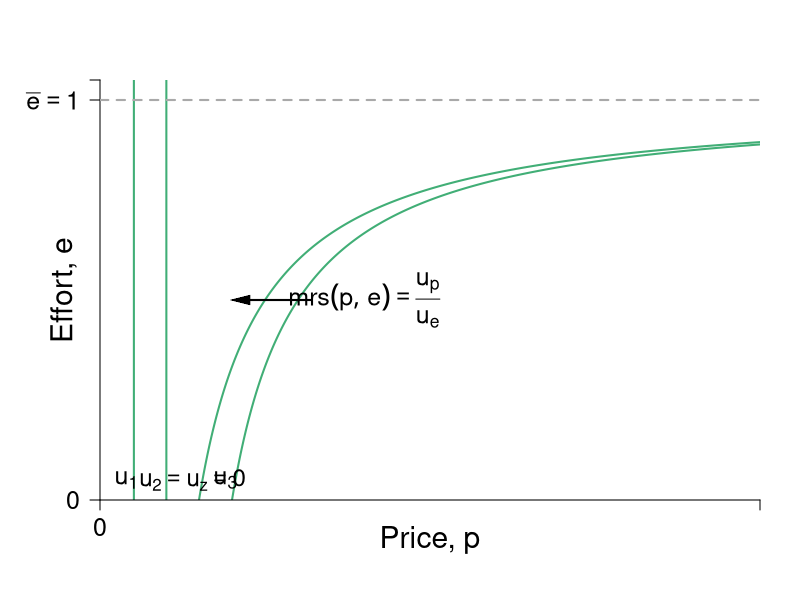

The R script that drew this image:
require(shape)
pdf(file = "employment/employment_price_initial_indiff_revised.pdf", width = 9, height = 7)

#Set parameters for graphics
axislabelsize <- 1.8
labelsize <- 1.5
namesize <- 1.8
annotatesize <- 1.5
graphlinewidth <- 2
segmentlinewidth <- 1.5

COL <- c("#7fc97f", "#beaed4", "#fdc086", "#ffff99", "#386cb0", "#f0027f", "#bf5b17", "#666666")
COLA <- c("#e0f3db", "#99d8c9","#66c2a4","#41ae76", "#238b45", "#005824")
COLB <- c("#4eb3d3", "#2b8cbe", "#0868ac","#084081")

#Parameters for figures
u1 <- 4
u2 <- 10
u3 <- 16
a1 <- 2
a2 <- 2
a3 <- 2


workerU <- function(y, e, ulineu = 2) {
  y - (ulineu) / (1 - e)
}

PCFn <- function(delta, mu = 16) {
  delta/mu
}


WorkerIndiff <- function(y, ulineu = 2, ulevel = 2) {
  1 - ulineu / (y - ulevel)
}

#The derivative for the function q = 1 - delta/(p - u) = delta/p - u)^2;
#From that we get the derivative and substitute in the relevant values
#for delta, u and p; that is we get a slope of 1/32
#But we also need the intercept; 0.375 above, or q/2 as it stood
tangentLine <- function(w){
  0.375 + (1/32)*w
}

COL <- c("#bae4b3", "#74c476", "#238b45")
par(mar =  c(5, 5, 4, 2))
xlims <- c(0, 20)
ylims <- c(0, 1.05)


plot(0, 0, xlim = xlims, ylim = ylims, type = "n",
     xlab = "",
     ylab = "",
     xaxt = "n", 
     yaxt = "n",
     cex.lab = axislabelsize, 
     bty = "n", 
     xaxs="i", 
     yaxs="i")


# xpoly1 <- seq(from = xlims[1] + 0.2, to = 8, length.out = 500)
# ypoly1 <- PCFn(xpoly1, mu = 8)
# polygon(x = c(xpoly1, rev(xpoly1[1])), y = c(ypoly1, rev(ypoly1)[1]), col=COLA[1], density=NULL, border = NA)

#axis labels
text(0.5*(xlims[2]), -0.1, expression(paste("Price, ", p)), xpd = TRUE, cex = axislabelsize) 
text(-1.1, 0.5*ylims[2], expression(paste("Effort, ", e)), xpd = TRUE, cex = axislabelsize, srt = 90) 



npts <- 500 
xx1 <- seq(u1 + a1 + 0.1, xlims[2], length.out = npts)
xx2 <- seq(u2 + a2 + 0.1, xlims[2], length.out = npts)
xx3 <- seq(3, xlims[2], length.out = npts)
xx4 <- seq(7, 17, 0.01)
xx5 <- seq(xlims[1] + 0.2, xlims[2], length.out = npts)
xx6 <- seq(xlims[1], 20, length.out = npts)


#Draw the lines for the graphs
#lines(xx5, PCFn(xx5, mu = 8), col = COLA[4], lwd = graphlinewidth)
lines(xx5, WorkerIndiff(xx5, ulevel = 2), col = COLA[4], lwd = graphlinewidth)
lines(xx5, WorkerIndiff(xx5, ulevel = 2 - 1), col = COLA[4], lwd = graphlinewidth)

# a <- c(0.5, 1.5, 2.5)
# contour(x, y,
#         outer(x, y, workerU),
#         drawlabels = FALSE,
#         col = COLA[2],
#         lwd = graphlinewidth,
#         levels = a,
#         xaxs="i",
#         yaxs="i",
#         add = TRUE)



#Customize ticks and labels for the plot
ticksy <- c(0,  1, ylims[2])
ylabels <- c(0,  expression(paste(bar(e) == 1) ), NA)
ticksx <- c(0, xlims[2])
xlabels <- c(0,  NA)
axis(1, at = ticksx, pos = 0, labels = xlabels, cex.axis = labelsize)
axis(2, at = ticksy, pos = 0, labels = ylabels, las = 1, cex.axis = labelsize)

#Annotation of the three indifference curves
text(0.8, 0.05, expression(paste(u[1])), cex = labelsize)
text(2.8, 0.05, expression(paste(u[2] == u[z], phantom() == 0)), cex = labelsize - 0.05)
text(3.8, 0.05, expression(paste(u[3])), cex = labelsize)

#Line for the max quality, q = 1 
segments(0, 1, xlims[2], 1, lty = 2, col = "darkgray", lwd = 2)
#Annotating line of 100% quality
#text(1.4, 1.025, expression(paste("Maximum level of effort, ", bar(e))))

#Add a point for the tangency
# segments(4, 0, 4, PCFn(delta = 4, mu = 8), lty = 2, col = "darkgray", lwd = segmentlinewidth)
# segments(0, PCFn(delta = 4, mu = 8), 4, PCFn(delta = 4, mu = 8), lty = 2, col = "darkgray", lwd = segmentlinewidth)
# points(4, PCFn(delta = 4, mu = 8), pch = 16, col = "black", cex = 1.5)
# text(4, PCFn(delta = 4, mu = 8) + 0.03, expression(paste(c)))


#Arrow to Slope of production function
# Arrows(8, 0.9, 18, 0.9, col = "black", lty = 1, lwd = 1.5, arr.type = "triangle")
# text(5, 0.93, expression(paste("Slope = ", frac(1, y[e]))))
# text(6.4, 0.83, expression(paste(" = ", frac(e^0.5, phi))))
#text(6.2, 0.83, expression(paste(" = ", frac(y, 2*phi^2))))
# text(20.8, 0.96, expression(paste(y(e))))

# Arrows(19, 0.6, 16.5, 0.6, col = "black", lty = 1, lwd = 1.5, arr.type = "triangle")
# text(21, 0.6, expression(paste(-frac(1, y[e]) == frac(u[y],u[e]))))

# text(4, 0.5, expression(paste("Feasible")))
# text(4, 0.45, expression(paste("set")))



#Label the feasible frontier
# text(2, 0.75, expression("Better for"), cex = labelsize)
# text(2, 0.7, expression("employer"), cex = labelsize)
# text(3.2, 0.5, expression("(production possibilities frontier)"), cex = labelsize)
# Arrows(4.35, 0.95, 8.1, 0.95, col = "black", lty = 1, lwd = 2, arr.type = "triangle", arr.lwd = 0.5)

# text(8, 0.25, expression("Better for"), cex = labelsize)
# text(8, 0.2, expression("employee"), cex = labelsize)


# text(4, 0.97, expression(paste("Slope of iso-profit")), cex = labelsize)
# text(4, 0.89, expression(paste(-mrt(p,e) == frac(de,dp),phantom()==frac(e, p))), cex = labelsize)
# Arrows(5.1, 0.89, 6.9, 0.89, col = "black", lty = 1, lwd = 2, arr.type = "triangle", arr.lwd = 0.5)

text(8, 0.5, expression(paste(mrs(p,e) == frac(u[p],u[e]) )), cex = labelsize)
Arrows(6.4, 0.5, 4.25, 0.5, col = "black", lty = 1, lwd = 2, arr.type = "triangle", arr.lwd = 0.5)


dev.off()
